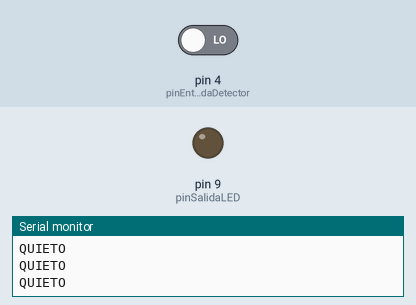
Simulated run of this sketch. Board: Arduino Uno, built with avr-gcc and run on an emulated ATmega328P. On the bench: output pins drawn as LEDs (lit = HIGH), the last lines printed to the serial monitor. Inputs (shaded band) come from the test bench; at power-on: pin 4 (pinEntradaDetector) LOW.

Above: at 1.2 s.
1.3 s: pin 4 (pinEntradaDetector) driven HIGH
At 2.6 s:
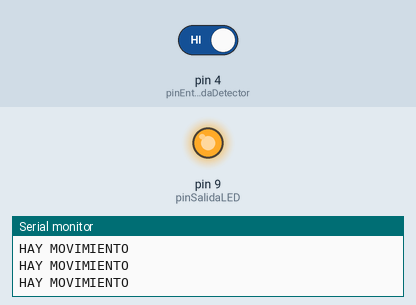
2.9 s: pin 4 (pinEntradaDetector) driven LOW
At 3.9 s:
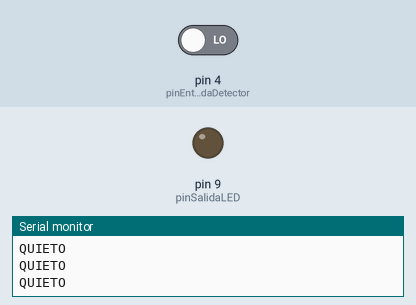
Timing chart, 0 to 5.9 s (numbered marks = the images above; inputs shaded):
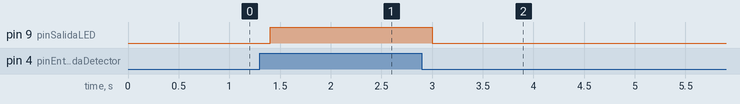

The sketch:

Detectorpersonas.ino
```cpp
int presencia;
int pinSalidaLED = 9;
int pinEntradaDetector = 4;

//Arduino UNO
//Sensor PIR

void setup() {
  Serial.begin(9600);

  pinMode(pinEntradaDetector, INPUT); //El pinEntradaDetector será el pin por el cual ingresará la señal del PIR.
  pinMode(pinSalidaLED, OUTPUT); //El pinSalidaLED será el pin por el cual saldrá la señal para activar el LED o no.

}

void loop() {
  presencia = digitalRead(pinEntradaDetector); //Dato que ingresa del PIR. Si es 1 hay movimiento, si es 0 no hay movimiento.

  delay(100);

  if(presencia==1){
    digitalWrite(pinSalidaLED, 1); //Si el PIR detecta movimiento, mandará la señal 1 y se prenderá el led.
    Serial.print("\nHAY MOVIMIENTO");
    }

  else{
      digitalWrite(pinSalidaLED, 0); //SI el PIR no detecta movimiento, mandará la señal 0 y no se prenderá el LED.
      Serial.print("\nQUIETO");
    }
  }
```

Measured:
- after the input at 1.3 s, pin 9 (pinSalidaLED): LOW → HIGH after 0.10 s
- after the input at 2.9 s, pin 9 (pinSalidaLED): HIGH → LOW after 0.10 s
